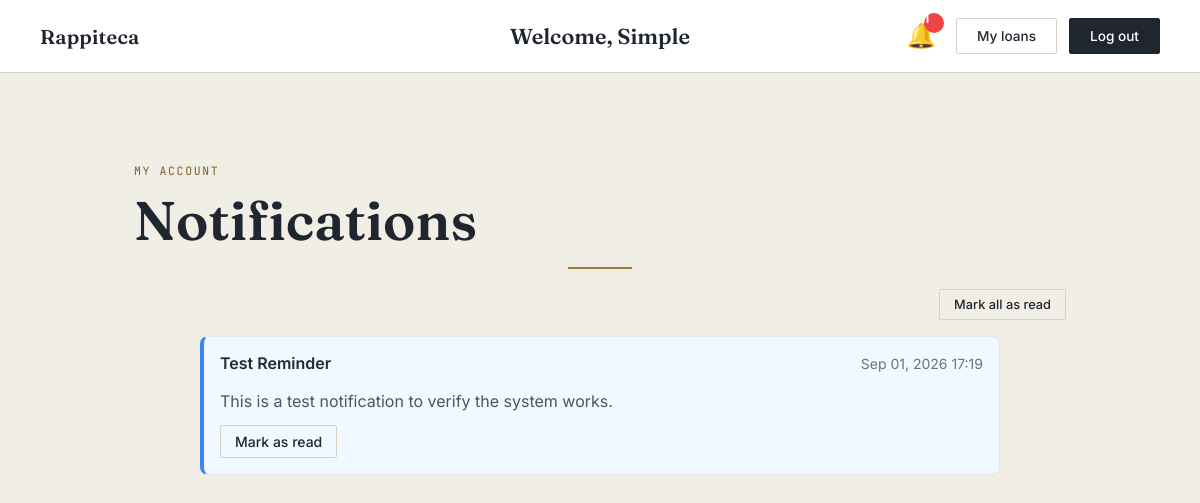
The page /accounts/notifications/ (signed in) on the database its author committed.
### accounts/models.py (models this page shows, shortened)
class User(models.Model):
    name = models.CharField(max_length=100)
    last_name = models.CharField(max_length=100)
    email = models.EmailField(unique=True)
    password = models.CharField(max_length=128)
    role = models.CharField(max_length=5, default='stu')

class Notification(models.Model):
    TYPE_LOAN_DUE = 'loan_due'
    TYPE_LOAN_OVERDUE = 'loan_overdue'
    TYPE_RESERVATION_READY = 'reservation_ready'
    TYPE_CHOICES = [
        (TYPE_LOAN_DUE, 'Loan Due Soon'),
        (TYPE_LOAN_OVERDUE, 'Loan Overdue'),
        (TYPE_RESERVATION_READY, 'Reservation Ready for Pickup'),
    ]
    user = models.ForeignKey(User, on_delete=models.CASCADE, related_name='notifications')
    notification_type = models.CharField(max_length=20, choices=TYPE_CHOICES)
    title = models.CharField(max_length=200)
    message = models.TextField()
    is_read = models.BooleanField(default=False)
    created_at = models.DateTimeField(auto_now_add=True)
    related_loan_id = models.IntegerField(null=True, blank=True)
    class Meta:
        ordering = ['-created_at']

### accounts/views.py (the view)
# urls.py: path('notifications/', views.notifications_view, name='notifications'),
def notifications_view(request):
    current_user = _usuario_actual(request)
    if not current_user:
        return redirect('login')
    notifications = Notification.objects.filter(user=current_user).order_by('-created_at')
    contexto = {
        'current_user': current_user,
        'notifications': notifications,
    }
    return render(request, 'notifications.html', contexto)

### accounts/views.py (called while the page is built)
def _usuario_actual(request):
    current_user = None
    user_id = request.session.get('user_id')
    if user_id:
        try:
            current_user = User.objects.get(id=user_id)
        except User.DoesNotExist:
            request.session.flush()
    return current_user

### accounts/templates/notifications.html (shortened to what this page needs)
{% load static %}
<!DOCTYPE html>
<html lang="en">
<head>
  <link rel="stylesheet" href="{% static 'catalog/css/style.css' %}">
</head>
<body>
  <header class="nav">
    <a href="{% url 'home' %}" class="nav-brand">Rappiteca</a>
    <div class="nav-center">
      {% if current_user %}
        <span class="nav-welcome">Welcome, {{ current_user.name }}</span>
      {% endif %}
    </div>
    <nav class="nav-actions">
      {% if current_user %}
        <div class="notification-icon-container">
          <a href="{% url 'notifications' %}" class="notification-icon">
            🔔
            <span class="notification-badge" id="notification-badge" style="display: none;">0</span>
          </a>
        </div>
        {% if current_user.role == 'adm' %}
          <a href="/admin-prestamos/" class="btn btn-ghost">Admin panel</a>
        {% else %}
          <a href="{% url 'user_loans' %}" class="btn btn-ghost">My loans</a>
        {% endif %}
        <a href="{% url 'logout' %}" class="btn btn-solid">Log out</a>
      {% else %}
        <a href="{% url 'signup' %}" class="btn btn-ghost">Sign up</a>
        <a href="{% url 'login' %}" class="btn btn-solid">Log in</a>
      {% endif %}
    </nav>
  </header>
  <main class="admin-main">
    <p class="eyebrow">My account</p>
    <h1 class="title">Notifications</h1>
    <hr class="rule">
    <div class="admin-toolbar">
      <button id="mark-all-read" class="btn btn-ghost btn-small">Mark all as read</button>
    </div>
    {% if notifications %}
      <div class="notifications-list">
        {% for notification in notifications %}
          <div class="notification-card {% if not notification.is_read %}notification-unread{% endif %}" data-notification-id="{{ notification.id }}">
            <div class="notification-header">
              <span class="notification-title">{{ notification.title }}</span>
              <span class="notification-date">{{ notification.created_at|date:"M d, Y H:i" }}</span>
            </div>
            <p class="notification-message">{{ notification.message }}</p>
            {% if not notification.is_read %}
              <button class="mark-read-btn btn btn-ghost btn-small">Mark as read</button>
            {% endif %}
          </div>
        {% endfor %}
      </div>
    {% else %}
      <p class="empty-state">No notifications yet.</p>
      <a href="{% url 'home' %}" class="btn btn-solid">Browse catalog</a>
    {% endif %}
  </main>
</body>
</html>

### catalog/static/catalog/css/style.css (style rules this page uses)
:root { --ink: #20262F; --ink-soft: #565F6B; --paper: #F1EEE6; --paper-raised: #FFFFFF; --brass: #9A7B3C; --brass-deep: #7C6129; --line: #D8D2C2; --radius: 2px; }
* { box-sizing: border-box; }
body { margin: 0; background: var(--paper); color: var(--ink); font-family: 'Inter', sans-serif; min-height: 100vh; }
header.nav { display: flex; align-items: center; justify-content: space-between; padding: 18px 40px; border-bottom: 1px solid var(--line); background: var(--paper-raised); }
.nav-brand { font-family: 'Fraunces', serif; font-size: 1.25rem; font-weight: 600; letter-spacing: 0.01em; color: var(--ink); text-decoration: none; }
.nav-actions { display: flex; gap: 12px; }
.btn { font-family: 'Inter', sans-serif; font-size: 0.85rem; font-weight: 500; padding: 9px 20px; border-radius: var(--radius); text-decoration: none; transition: background 0.15s ease, color 0.15s ease, border-color 0.15s ease; }
.btn-ghost { color: var(--ink); border: 1px solid var(--line); background: transparent; }
.btn-solid { color: #fff; background: var(--ink); border: 1px solid var(--ink); }
main { max-width: 760px; margin: 0 auto; padding: 90px 24px 60px; text-align: center; }
.eyebrow { font-family: 'JetBrains Mono', monospace; font-size: 0.72rem; letter-spacing: 0.14em; text-transform: uppercase; color: var(--brass-deep); margin: 0 0 14px; }
h1.title { font-family: 'Fraunces', serif; font-size: clamp(2.4rem, 5vw, 3.4rem); font-weight: 600; margin: 0 0 10px; line-height: 1.05; }
.rule { width: 64px; height: 2px; background: var(--brass); margin: 18px auto 20px; border: none; }
header.nav { display: grid; grid-template-columns: 1fr auto 1fr; align-items: center; padding: 18px 40px; border-bottom: 1px solid var(--line); background: var(--paper-raised); }
.nav-brand { justify-self: start; font-family: 'Fraunces', serif; font-size: 1.25rem; font-weight: 600; letter-spacing: 0.01em; color: var(--ink); text-decoration: none; }
.nav-center { justify-self: center; }
.nav-welcome { font-family: 'Fraunces', serif; font-size: 1.35rem; font-weight: 600; color: var(--ink); }
.nav-actions { justify-self: end; display: flex; align-items: center; gap: 12px; }
.btn-small { padding: 7px 14px; font-size: 0.8rem; }
.admin-main { max-width: 980px; text-align: left; }
.admin-toolbar { display: flex; justify-content: flex-end; margin: 0 0 16px; }
.notification-icon-container { position: relative; display: inline-block; margin-right: 8px; }
.notification-icon { font-size: 1.5rem; text-decoration: none; position: relative; line-height: 1; }
.notification-badge { position: absolute; top: -8px; right: -8px; background: #ef4444; color: white; border-radius: 50%; width: 20px; height: 20px; display: flex; align-items: center; justify-content: center; font-size: 0.75rem; font-weight: bold; line-height: 1; }

### accounts/templates/notifications.html (style rules this page uses)
.notifications-list { max-width: 800px; margin: 0 auto; }
.notification-card { background: white; border: 1px solid #e5e7eb; border-radius: 8px; padding: 16px; margin-bottom: 12px; transition: all 0.2s; }
.notification-unread { background: #f0f9ff; border-left: 4px solid #3b82f6; }
.notification-header { display: flex; justify-content: space-between; align-items: center; margin-bottom: 8px; }
.notification-title { font-weight: 600; color: #1f2937; }
.notification-date { font-size: 0.875rem; color: #6b7280; }
.notification-message { color: #4b5563; line-height: 1.5; margin-bottom: 12px; }
.mark-read-btn { font-size: 0.875rem; }

### rows shown on the page
User: name "Simple"
Notification: title "Test Reminder", created_at "Sep 01, 2026 17:19", message "This is a test notification to verify the system works.", is_read "Mark as read"
